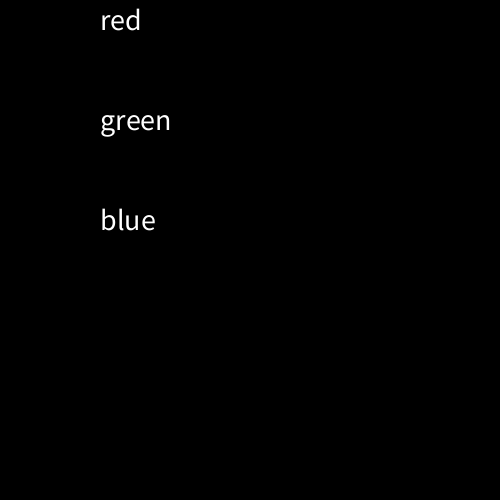
Frame 1 (no input)
Frame 60 (the mouse pressed at the canvas centre just before this capture): identical to frame 1, image omitted
Frame 120 (the mouse held since frame 60 and released just before this capture): identical to frame 1, image omitted

The Processing sketch that drew this single still picture (run headless with seeded random() and noise(); from frame 60 on, the mouse is pressed at the canvas centre):

// Processing sketch: sketch_211029c
// ── sketch_211029c.pde
final int HEIGHT = 500;
final int WIDTH = 500;
final int TEXTSIZE = 30;
String[] colornames = new String[3];

void setup() {
  size(500, 500);
  
  colornames[0] = "red";
  colornames[1] = "green";
  colornames[2] = "blue";
}

void draw() {
  background(0);
  textSize(TEXTSIZE);
  
  for (int i = 0; i < colornames.length; i++) {
    text(colornames[i], 100, 100 * i + TEXTSIZE);
  }

}
